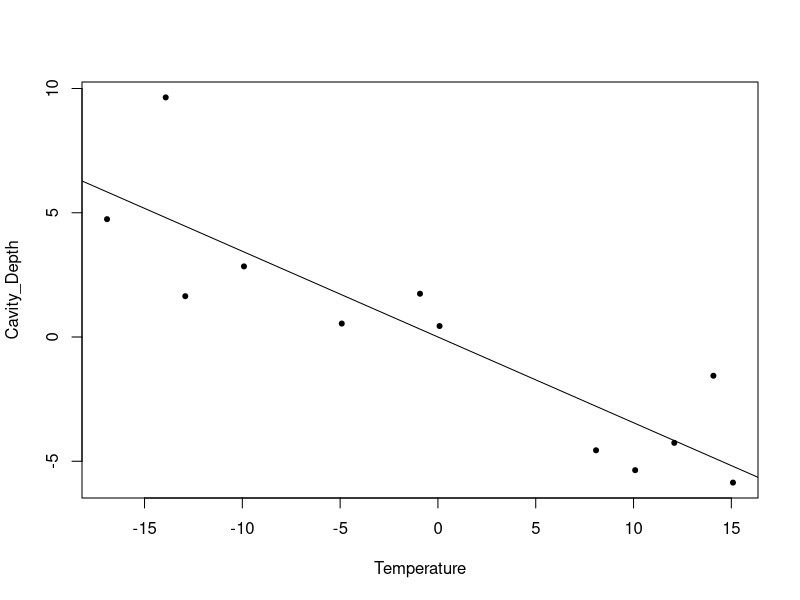

Reproduce this figure in R.
setwd("/Users/Qihong/Dropbox/Current Courses/STAT333/hw2")
rm(list = ls())
mydata = read.csv("Woodpecker Data.csv")

# mean centering
Temperature = mydata$Temperature - mean(mydata$Temperature)
Cavity_Depth = mydata$Cavity_Depth - mean(mydata$Cavity_Depth)
# fit the model
lm.fit = lm(Cavity_Depth ~ Temperature)
# scatter plot 
plot(Temperature, Cavity_Depth, pch = 20)
# add the regression line
abline(lm.fit)
# report the statistics
summary(lm.fit)
